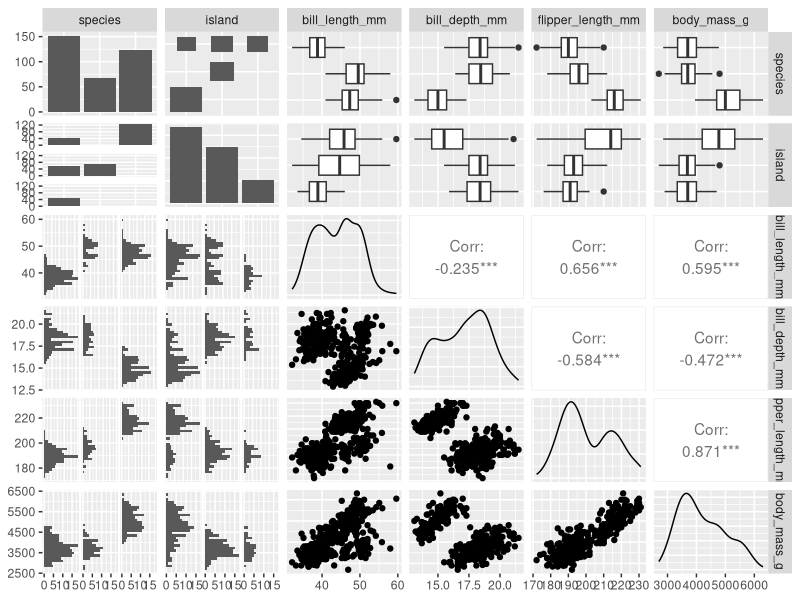
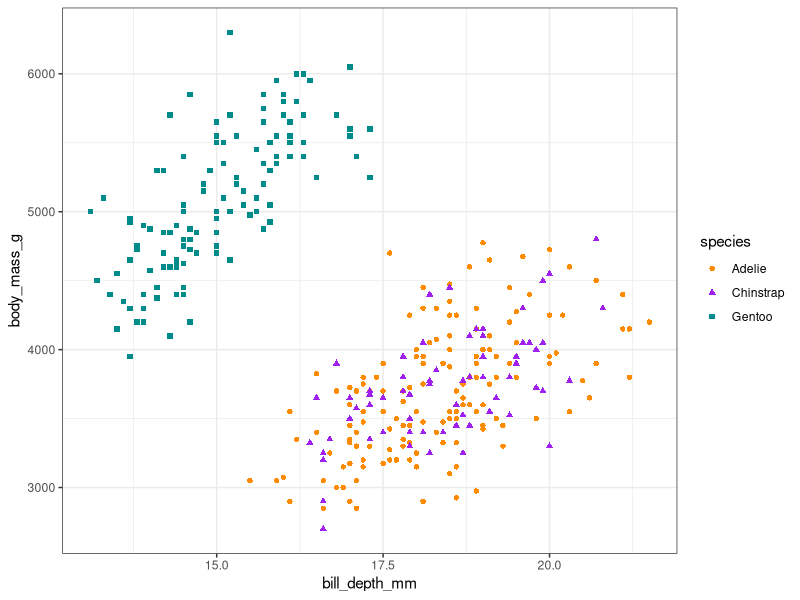
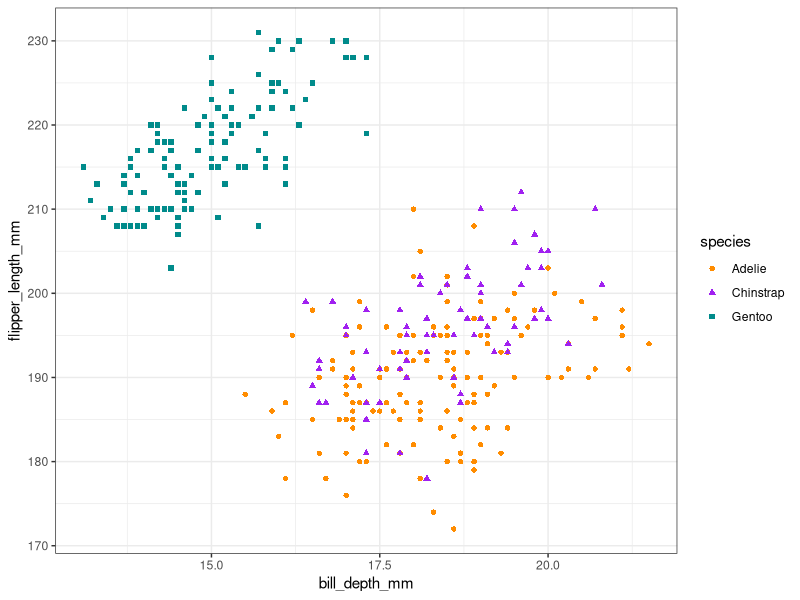
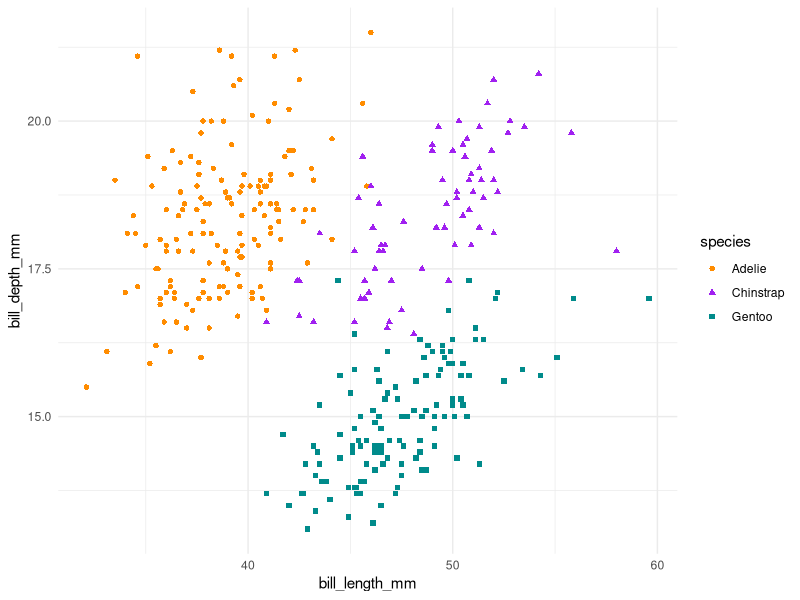
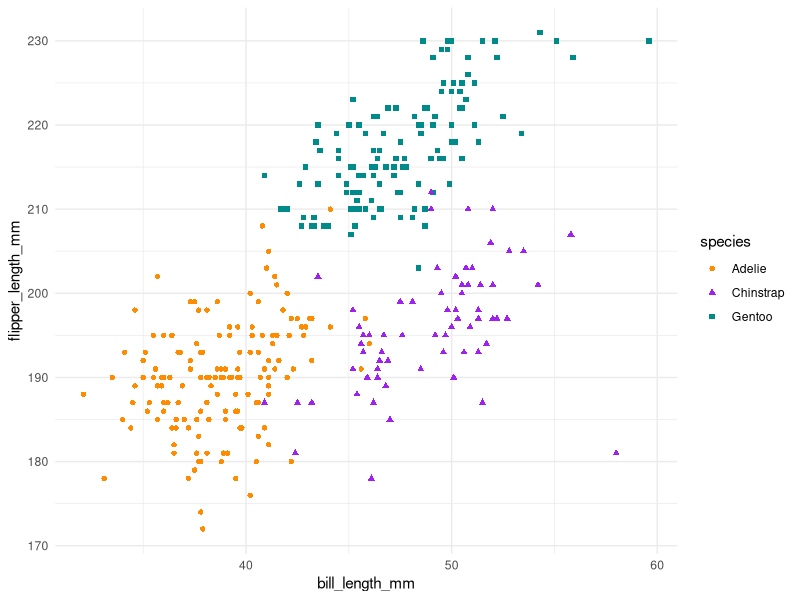
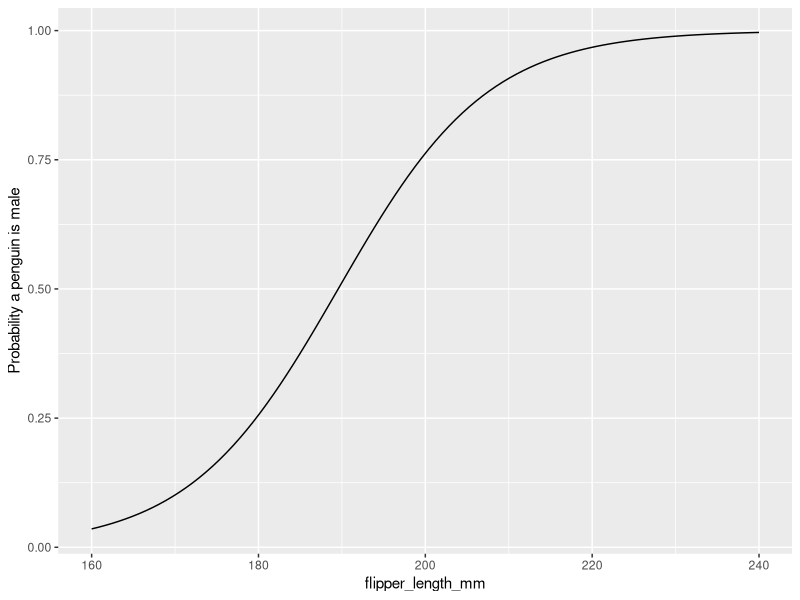
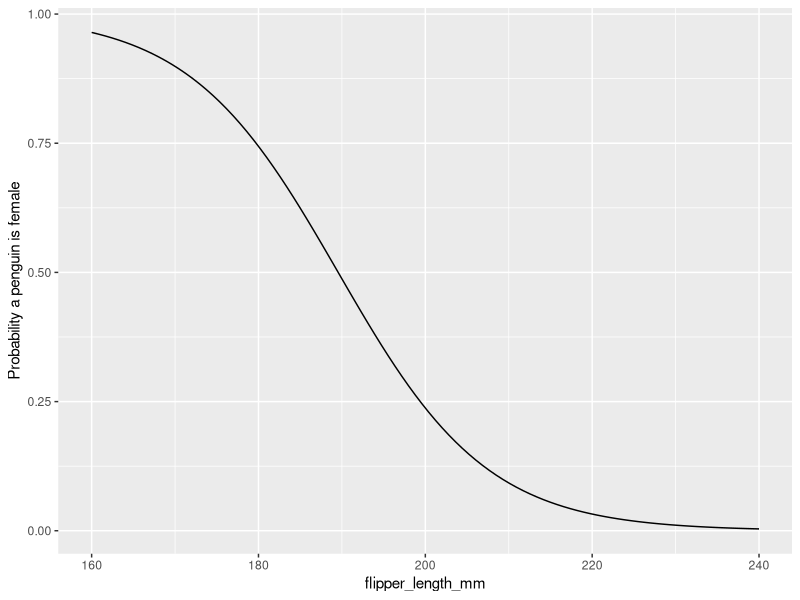
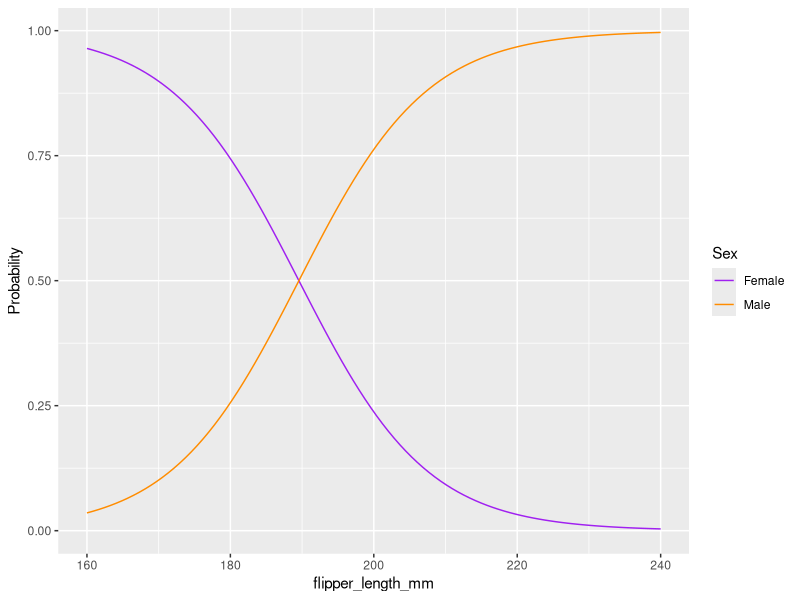

Here is the R script that generated these plots, in order:
## ---- chunk 1
knitr::opts_chunk$set(echo = TRUE, include=TRUE, message=FALSE, warning=FALSE)
## ---- chunk 2
# install.packages("palmerpenguins")
library(palmerpenguins)
library(ggplot2)
library(GGally) # Used for pairwise correlation plots
library(dplyr)
library(MASS) # For the lda() function
library(purrr)
## ---- chunk 3
data("penguins", package = "palmerpenguins")
## ---- chunk 4
# Check that each variable is coded correctly and see what they are
glimpse(penguins)
## ---- chunk 5
# Total rows in dataset
nrow(penguins)
# Total rows with complete cases (i.e. no missing observations)
sum(complete.cases(penguins))
## ---- chunk 6
# To keep this graph manageable, we'll just look at pairs plots for the first
# six columns
ggpairs(penguins, columns = 1:6)
## ---- chunk 7
penguins %>% 
   group_by(species, island) %>% 
   summarise(species_count = n())
## ---- chunk 8
ggplot(penguins,
       aes(x = bill_depth_mm,
           y = body_mass_g,
           colour = species,
           shape = species)) +
   geom_point() +
   theme_bw() +
   scale_color_manual(values = c("darkorange","purple","cyan4"))

ggplot(penguins,
       aes(x = bill_depth_mm,
           y = flipper_length_mm,
           colour = species,
           shape = species)) +
   geom_point() +
   theme_bw() +
   scale_color_manual(values = c("darkorange","purple","cyan4"))
## ---- chunk 9
ggplot(penguins,
       aes(x = bill_length_mm,
           y = bill_depth_mm,
           colour = species,
           shape = species)) +
   geom_point() +
   theme_minimal() +
   scale_color_manual(values = c("darkorange","purple","cyan4"))

ggplot(penguins,
       aes(x = bill_length_mm,
           y = flipper_length_mm,
           colour = species,
           shape = species)) +
   geom_point() +
   theme_minimal() +
   scale_color_manual(values = c("darkorange","purple","cyan4"))
## ---- chunk 10
penguins <- penguins[complete.cases(penguins), ]
adelie_penguins <- filter(penguins, species == "Adelie")
## ---- chunk 11
# Set the seed so the random split is reproducible in the future.
set.seed(314)
train_ad_penguins <- sample_frac(adelie_penguins, 0.60)
## ---- chunk 12
# Call it not training since it doesn't contain the training subset
not_training_ad_penguins <- anti_join(adelie_penguins, train_ad_penguins)

# Further split the not_training dataset into a validation and testing set
# We're splitting the not training dataset in half, resulting in each being 20% of the original
validation_ad_penguins <- sample_frac(not_training_ad_penguins, 0.5)
test_ad_penguins <- anti_join(not_training_ad_penguins, validation_ad_penguins)
## ---- chunk 13
# Logistic regression is a type of generalized linear regression, so we use the glm()
# function and specify family = "binomial"
log_reg1 <- glm(sex ~ flipper_length_mm, 
                data = train_ad_penguins,
                family = "binomial")
## ---- chunk 14
summary(log_reg1)
## ---- chunk 15
exp(coef(log_reg1)[2])
## ---- chunk 16
# Create a set simulated flipper length measurements along the range of our observed
# values. 
pred_dat <- data.frame(flipper_length_mm = seq(160, 240, length.out = 100))
# We specify type = "response" to get predictions on the probability scale.
# This gives us a vector of predicted probabilities based on our simulated flipper length
pred_values <- predict(log_reg1, newdata = pred_dat, type = "response")
## ---- chunk 17
pred_dat %>% 
   mutate(pred_values = pred_values) %>% # Add the predicted probabilites to the dataframe
   ggplot(aes(x = flipper_length_mm, y = pred_values)) +
   geom_line() +
   labs(y = "Probability a penguin is male")
## ---- chunk 18
pred_dat %>% 
   mutate(pred_values = (1 - pred_values)) %>% # Add the predicted probabilites to the dataframe
   ggplot(aes(x = flipper_length_mm, y = pred_values)) +
   geom_line() +
   labs(y = "Probability a penguin is female")
## ---- chunk 19
pred_dat %>% 
   mutate(pred_values_female = (1 - pred_values),
          pred_values_male = pred_values) %>% # Add the predicted probabilites to the dataframe
   ggplot(aes(x = flipper_length_mm)) +
   geom_line(aes(y = pred_values_female, colour = "purple")) +
   geom_line(aes(y = pred_values_male, colour = "darkorange")) +
   labs(y = "Probability") +
   scale_color_identity(name = "Sex",
                        breaks = c("purple", "darkorange"),
                        labels = c("Female", "Male"),
                        guide = "legend")
   
## ---- chunk 20
validation_preds <- predict(log_reg1, newdata = validation_ad_penguins, type = "response")
## ---- chunk 21
validation_classifier <- ifelse(validation_preds <= 0.5, "female", "male")
## ---- chunk 22
sum(validation_classifier == validation_ad_penguins$sex) / nrow(validation_ad_penguins)
## ---- chunk 23
# The argument dnn tells table to label our rows as the observed values and 
# columns as the predicted values
table(validation_ad_penguins$sex, validation_classifier,
      dnn = c("observed", "predicted"))
## ---- chunk 24
prop.table(table(validation_ad_penguins$sex, validation_classifier,
                 dnn = c("observed", "predicted")))
## ---- chunk 25
# Logistic regression is a type of generalized linear regression, so we use the glm()
# function and specify family = "binomial"
log_reg2 <- glm(sex ~  body_mass_g + flipper_length_mm, 
                data = train_ad_penguins,
                family = "binomial")
summary(log_reg2)
## ---- chunk 26
validation_preds2 <- predict(log_reg2, newdata = validation_ad_penguins)
validation_classifier2 <- ifelse(validation_preds2 <= 0.5, "female", "male")
sum(validation_classifier2 == validation_ad_penguins$sex) / nrow(validation_ad_penguins)
table(validation_ad_penguins$sex, validation_classifier2,
                 dnn = c("observed", "predicted"))
prop.table(table(validation_ad_penguins$sex, validation_classifier2,
                 dnn = c("observed", "predicted")))
## ---- chunk 27
test_preds <- predict(log_reg2, newdata = test_ad_penguins)
test_classifier <- ifelse(test_preds <= 0.5, "female", "male")
sum(test_classifier == test_ad_penguins$sex) / nrow(test_ad_penguins)
table(test_ad_penguins$sex, test_classifier,
                 dnn = c("observed", "predicted"))
prop.table(table(test_ad_penguins$sex, test_classifier,
                 dnn = c("observed", "predicted")))
## ---- chunk 28
train_penguins <- sample_frac(penguins, 0.60)
## ---- chunk 29
# Call it not training since it doesn't contain the training subset
not_training_penguins <- anti_join(penguins, train_penguins)

# Further split the not_training dataset into a validation and testing set
# We're splitting the not training dataset in half, resulting in each being 20% of the original
validation_penguins <- sample_frac(not_training_penguins, 0.5)
test_penguins <- anti_join(not_training_penguins, validation_penguins)
## ---- chunk 30
lda_train1 <- lda(species ~ bill_depth_mm + flipper_length_mm,
                  data = train_penguins)
lda_train1
## ---- chunk 31
plot(lda_train1)
## ---- chunk 32
# View LD coefficients
lda_train1$scaling

# Each individual coefficient can be accessed using square brackets to index the matrix
# This code returns the LD coefficient from row 1 in column 2
lda_train1$scaling[1, 2]

# Use these coefficients to calculate LD1 and LD2 by hand
train_penguins <- train_penguins %>% 
   mutate(LD1_hand = lda_train1$scaling[1, 1] * bill_depth_mm + lda_train1$scaling[2, 1] * flipper_length_mm,
          LD2_hand = lda_train1$scaling[1, 2] * bill_depth_mm + lda_train1$scaling[2, 2] * flipper_length_mm)

# Produce a prettier plot
ggplot(train_penguins, aes(x = LD1_hand, y = LD2_hand, colour = species)) +
   geom_point() +
   theme_minimal() +
   scale_color_manual(values = c("darkorange","purple","cyan4"))
## ---- chunk 33
lda_viz <- predict(lda_train1) 
lda_viz <- cbind(train_penguins, lda_viz$x)
ggplot(lda_viz, aes(x = LD1, y = LD2, colour = species)) +
   geom_point() +
   theme_minimal() +
   scale_color_manual(values = c("darkorange","purple","cyan4"))
## ---- chunk 34
lda_val1 <- predict(lda_train1, newdata = validation_penguins)
lda_val1$class
## ---- chunk 35
sum(lda_val1$class == validation_penguins$species) / nrow(validation_penguins)
## ---- chunk 36
table(validation_penguins$species, lda_val1$class,
      dnn = c("observed", "predicted"))
## ---- chunk 37
# To create our boundaries, we have to generate a grid of values for our 
# two predictor variables. We can do this with the expand.grid() function.

boundary_data <- expand.grid(bill_depth_mm = seq(min(penguins$bill_depth_mm),
                                                 max(penguins$bill_depth_mm),
                                                 length = 300),
                             flipper_length_mm = seq(min(penguins$flipper_length_mm),
                                                     max(penguins$flipper_length_mm),
                                                     length = 300))
# Now we use the boundary data with our grid of predictor variables to get predictions
# from the model
lda_boundaries <- data.frame(boundary_data,
                             species = as.numeric(predict(lda_train1, boundary_data)$class))

# Lastly, we'll make a scatter plot of flipper length by bill depth, color the points by species
# and then draw the decision boundaries with stat_contour
ggplot(validation_penguins,
              aes(x = bill_depth_mm,
                  y = flipper_length_mm,
                  color = species)) +
   geom_point() +
   stat_contour(data = lda_boundaries,
                aes(x = bill_depth_mm, y = flipper_length_mm, z = species),
                colour = "black") +
   scale_color_manual(values = c("darkorange","purple","cyan4"))
## ---- chunk 38
lda_train2 <- lda(species ~ bill_depth_mm + flipper_length_mm + bill_length_mm,
                  data = train_penguins)
lda_train2
## ---- chunk 39
# To create our boundaries, we have to generate a grid of values for our 
# two predictor variables. We can do this with the expand.grid() function.

boundary_data <- expand.grid(bill_depth_mm = seq(min(penguins$bill_depth_mm),
                                                 max(penguins$bill_depth_mm),
                                                 length = 15),
                             flipper_length_mm = seq(min(penguins$flipper_length_mm),
                                                     max(penguins$flipper_length_mm),
                                                     length = 15),
                             bill_length_mm = seq(min(penguins$bill_length_mm),
                                                  max(penguins$bill_length_mm),
                                                     length = 15))
# Now we use the boundary data with our grid of predictor variables to get predictions
# from the model
lda_boundaries <- predict(lda_train2, boundary_data)
lda_boundaries_df <- data.frame(LD1 = lda_boundaries$x[, 1],
                                LD2 = lda_boundaries$x[, 2],
                                species = lda_boundaries$class)
ggplot(lda_boundaries_df) +
   geom_point(aes(x = LD1, y = LD2, colour = species)) +
   scale_color_manual(values = c("darkorange","purple","cyan4")) +
   labs(title = "Decision boundaries as visualized by a bunch of points")
## ---- chunk 40
lda_viz <- predict(lda_train2) 
lda_viz <- cbind(train_penguins, lda_viz$x)
ggplot(lda_viz, aes(x = LD1, y = LD2, colour = species)) +
   geom_point() +
   geom_point(data = lda_boundaries_df,
              aes(x = LD1, y = LD2, colour = species),
              alpha = 0.25,
              size = 0.9) +
   theme_minimal() +
   scale_color_manual(values = c("darkorange","purple","cyan4"))
## ---- chunk 41
lda_val2 <- predict(lda_train2, newdata = validation_penguins)

table(validation_penguins$species, lda_val2$class,
      dnn = c("observed", "predicted"))
## ---- chunk 42
lda_test2 <- predict(lda_train2, newdata = test_penguins)

table(test_penguins$species, lda_test2$class,
      dnn = c("observed", "predicted"))
